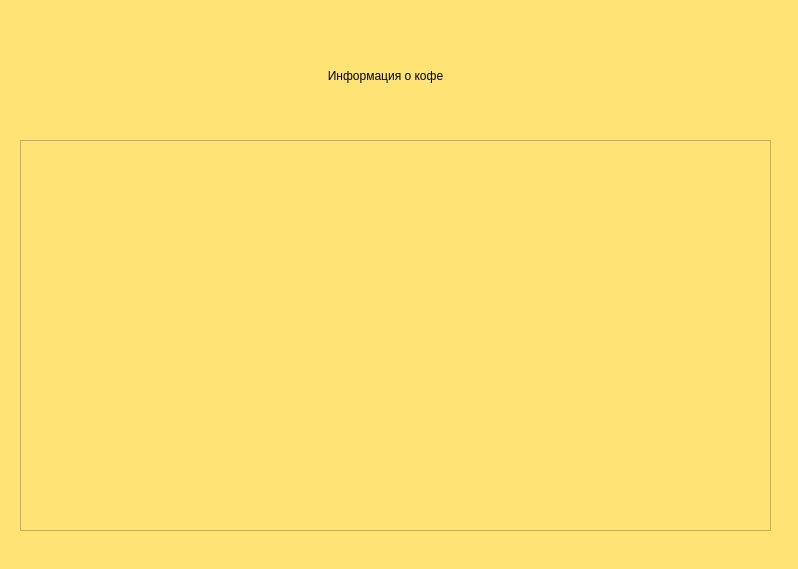
<?xml version="1.0" encoding="UTF-8"?>
<ui version="4.0">
 <class>Form</class>
 <widget class="QWidget" name="Form">
  <property name="geometry">
   <rect>
    <x>0</x>
    <y>0</y>
    <width>798</width>
    <height>569</height>
   </rect>
  </property>
  <property name="windowTitle">
   <string>Form</string>
  </property>
  <property name="styleSheet">
   <string notr="true">background-color: rgb(255, 227, 117);</string>
  </property>
  <widget class="QTableWidget" name="tableWidget">
   <property name="geometry">
    <rect>
     <x>20</x>
     <y>140</y>
     <width>751</width>
     <height>391</height>
    </rect>
   </property>
  </widget>
  <widget class="QLabel" name="label">
   <property name="geometry">
    <rect>
     <x>20</x>
     <y>40</y>
     <width>731</width>
     <height>71</height>
    </rect>
   </property>
   <property name="styleSheet">
    <string notr="true">font: 75 italic 14pt &quot;Sitka Subheading&quot;;</string>
   </property>
   <property name="text">
    <string>Информация о кофе</string>
   </property>
   <property name="alignment">
    <set>Qt::AlignCenter</set>
   </property>
  </widget>
 </widget>
 <resources/>
 <connections/>
</ui>
